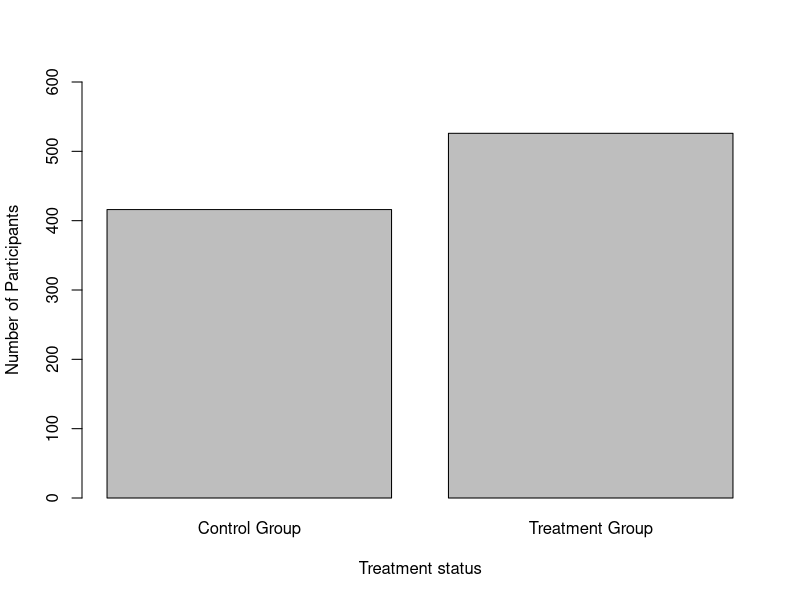
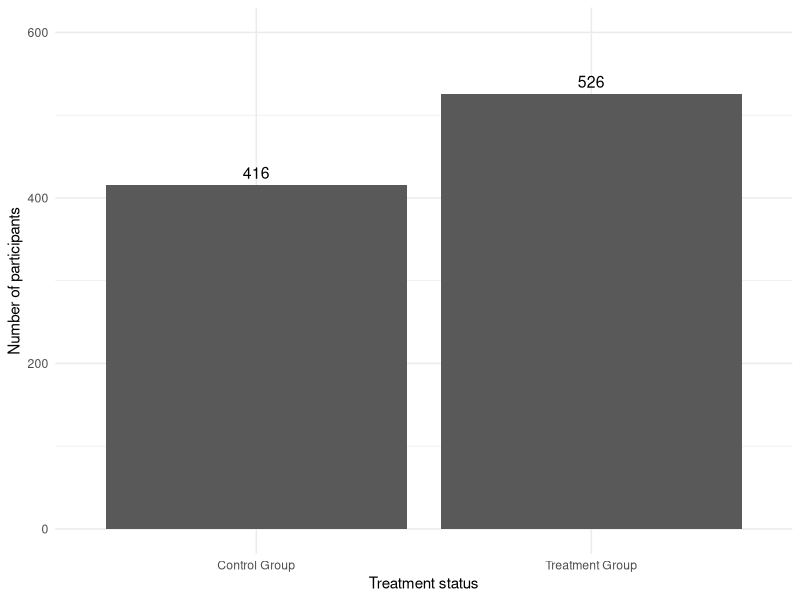
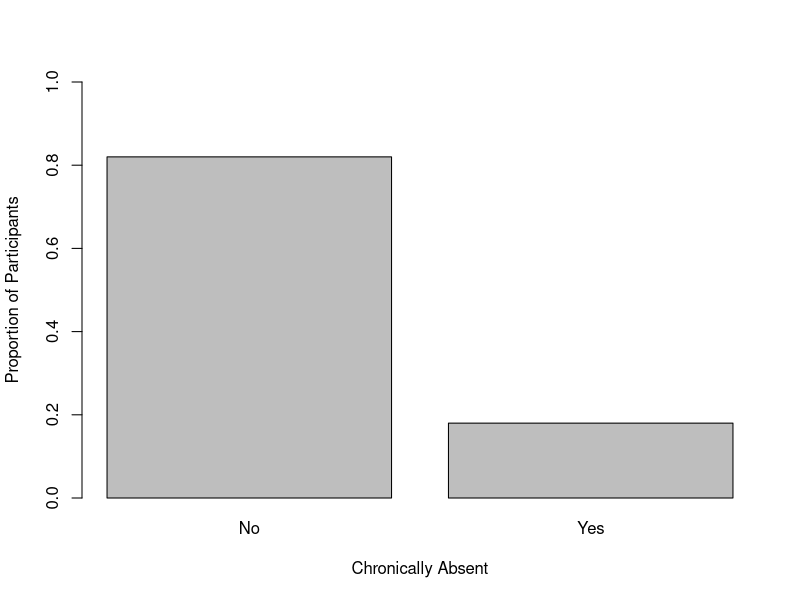
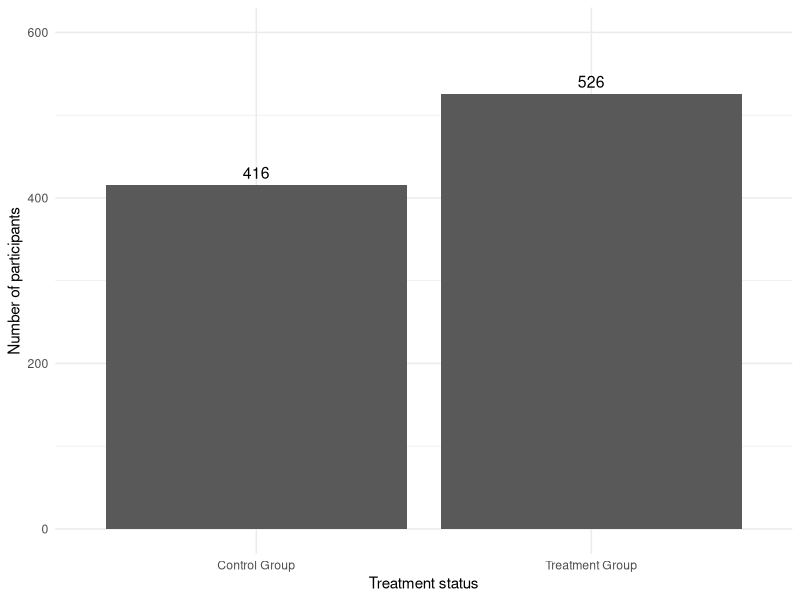

Here is the R script that generated these plots, in order:
##########################################################################################
# EDUC 641 Assignment 1 Key 
## David Liebowitz, Claire Zhang, Havisha Khurana
### First created: 8/1/21
### Last update: 10/15/24
### Inputs: cat.csv
### Purpose: load in data, understand structure, prepare descriptive tables and figures
##########################################################################################

# Load necessary packages
install.packages("tidyverse")
install.packages("here")

library(tidyverse)
library(here)

# 1. Read in the dataset

pd <- read.csv(here("data", "cat.csv"))

# 2. Understand the structure of the data

# 2.1
names(pd)
head(pd)
# head(pd, 10) to show the first 10 observations
# head(pd %>% arrange(desc(vocabulary)), 10) to show 10 observations with highest vocabulary scores

str(pd)

#2.2

# Recode the variables treat, absenteeism, cgender into factor variables

pd$treat <- factor(pd$treat,
                   levels = c(0, 1),
                   labels = c("Control Group", "Treatment Group"))

pd$absenteeism <- factor(pd$absenteeism,
                         levels = c(0, 1),
                         labels = c("No", "Yes"))

pd$cgender <- factor(pd$cgender,
                     levels = c(0, 1),
                     labels = c("Male", "Female"))

# 3. Describe and summarize the two key variables

# 3.1 Treatment/control counts
tbl <- table(pd$treat)
tbl

barplot(tbl,
        xlab = "Treatment status",
        ylab = "Number of Participants",
        ylim = c(0, 600))

## Can also do this via ggplot

ggplot(pd, aes(treat)) + geom_bar() +
        xlab("Treatment status") +
        ylab("Number of participants") +
        #Add bar labels   
        geom_text(aes(label = after_stat(count)), stat='count', vjust = -0.5, size = 4) +
        #Make it look prettier
        ylim(0, 600) +
        theme_minimal()

# Save the plot
ggsave(filename = "assignments/keys/treat2.png")

# 3.2 Chronically absent proportion
tbl2 <- round(prop.table(table(pd$absenteeism)), 2)
tbl2

barplot(tbl2,
        xlab = "Chronically Absent",
        ylab = "Proportion of Participants",
        ylim = c(0, 1))

